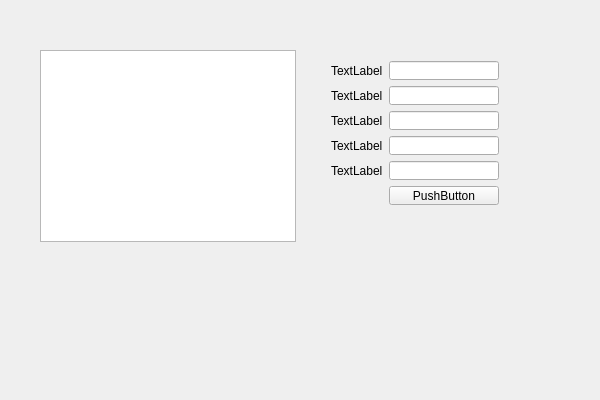
<?xml version="1.0" encoding="UTF-8"?>
<ui version="4.0">
 <class>CompanyWidgetClass</class>
 <widget class="QWidget" name="CompanyWidgetClass">
  <property name="geometry">
   <rect>
    <x>0</x>
    <y>0</y>
    <width>600</width>
    <height>400</height>
   </rect>
  </property>
  <property name="windowTitle">
   <string>CompanyWidget</string>
  </property>
  <widget class="QListWidget" name="packagesListWidget">
   <property name="geometry">
    <rect>
     <x>40</x>
     <y>50</y>
     <width>256</width>
     <height>192</height>
    </rect>
   </property>
  </widget>
  <widget class="QWidget" name="">
   <property name="geometry">
    <rect>
     <x>320</x>
     <y>50</y>
     <width>190</width>
     <height>166</height>
    </rect>
   </property>
   <layout class="QFormLayout" name="formLayout">
    <item row="0" column="0">
     <widget class="QLabel" name="recipientLabel">
      <property name="text">
       <string>TextLabel</string>
      </property>
     </widget>
    </item>
    <item row="0" column="1">
     <widget class="QLineEdit" name="recipientLineEdit"/>
    </item>
    <item row="1" column="0">
     <widget class="QLabel" name="streetLabel">
      <property name="text">
       <string>TextLabel</string>
      </property>
     </widget>
    </item>
    <item row="1" column="1">
     <widget class="QLineEdit" name="streetLineEdit"/>
    </item>
    <item row="2" column="0">
     <widget class="QLabel" name="numberLabel">
      <property name="text">
       <string>TextLabel</string>
      </property>
     </widget>
    </item>
    <item row="2" column="1">
     <widget class="QLineEdit" name="numberLineEdit"/>
    </item>
    <item row="3" column="0">
     <widget class="QLabel" name="xLabel">
      <property name="text">
       <string>TextLabel</string>
      </property>
     </widget>
    </item>
    <item row="3" column="1">
     <widget class="QLineEdit" name="xLineEdit"/>
    </item>
    <item row="4" column="0">
     <widget class="QLabel" name="yLabel">
      <property name="text">
       <string>TextLabel</string>
      </property>
     </widget>
    </item>
    <item row="4" column="1">
     <widget class="QLineEdit" name="yLineEdit"/>
    </item>
    <item row="5" column="1">
     <widget class="QPushButton" name="addButton">
      <property name="text">
       <string>PushButton</string>
      </property>
     </widget>
    </item>
   </layout>
  </widget>
 </widget>
 <layoutdefault spacing="6" margin="11"/>
 <resources/>
 <connections/>
</ui>
